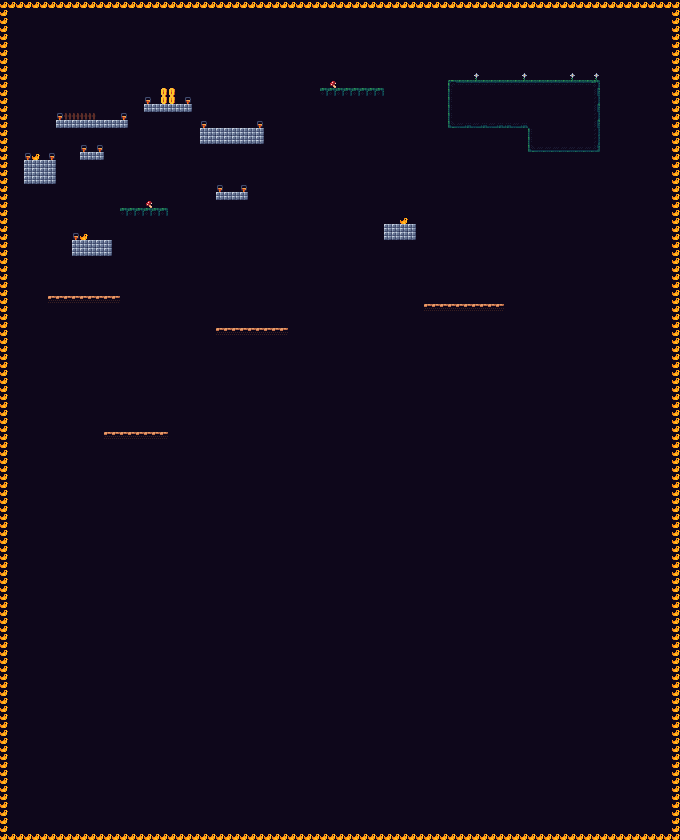

A level layout from a 2D game, rendered from its tile map. Below: a short description, then the map file with tile-grid data replaced by summaries:
An orthogonal 85x105 tile map with 8x8 px tiles, 1 tile layer (Capa de patrones 1).

<map version="1.5" tiledversion="1.7.2" orientation="orthogonal" renderorder="right-down" width="85" height="105" tilewidth="8" tileheight="8" infinite="0" nextlayerid="2" nextobjectid="1">
 <tileset firstgid="1" name="tiles" tilewidth="8" tileheight="8" tilecount="504" columns="24">
  <image source="tiles.png" width="192" height="168" />
  <wangsets>
   <wangset name="Tierra" type="corner" tile="27">
    <wangcolor name="" color="#ff0000" tile="-1" probability="1" />
    <wangtile tileid="25" wangid="0,1,0,1,0,1,0,1" />
    <wangtile tileid="26" wangid="0,1,0,1,0,1,0,1" />
    <wangtile tileid="27" wangid="0,1,0,1,0,1,0,1" />
    <wangtile tileid="28" wangid="0,1,0,1,0,1,0,1" />
    <wangtile tileid="29" wangid="0,1,0,1,0,1,0,1" />
    <wangtile tileid="49" wangid="0,1,0,1,0,1,0,1" />
    <wangtile tileid="53" wangid="0,1,0,1,0,1,0,1" />
    <wangtile tileid="73" wangid="0,1,0,1,0,1,0,1" />
    <wangtile tileid="77" wangid="0,1,0,1,0,1,0,1" />
    <wangtile tileid="78" wangid="0,0,0,0,0,1,0,1" />
    <wangtile tileid="97" wangid="0,1,0,1,0,1,0,1" />
    <wangtile tileid="101" wangid="0,1,0,1,0,1,0,1" />
    <wangtile tileid="121" wangid="0,1,0,1,0,1,0,1" />
    <wangtile tileid="122" wangid="0,1,0,1,0,1,0,1" />
    <wangtile tileid="123" wangid="0,1,0,1,0,1,0,1" />
    <wangtile tileid="124" wangid="0,1,0,1,0,1,0,1" />
    <wangtile tileid="125" wangid="0,1,0,1,0,1,0,1" />
   </wangset>
  </wangsets>
 </tileset>
 <layer id="1" name="Capa de patrones 1" width="85" height="105">
  <data>[8925 cells, 8925 non-empty, 21 distinct tile ids]</data>
 </layer>
</map>
